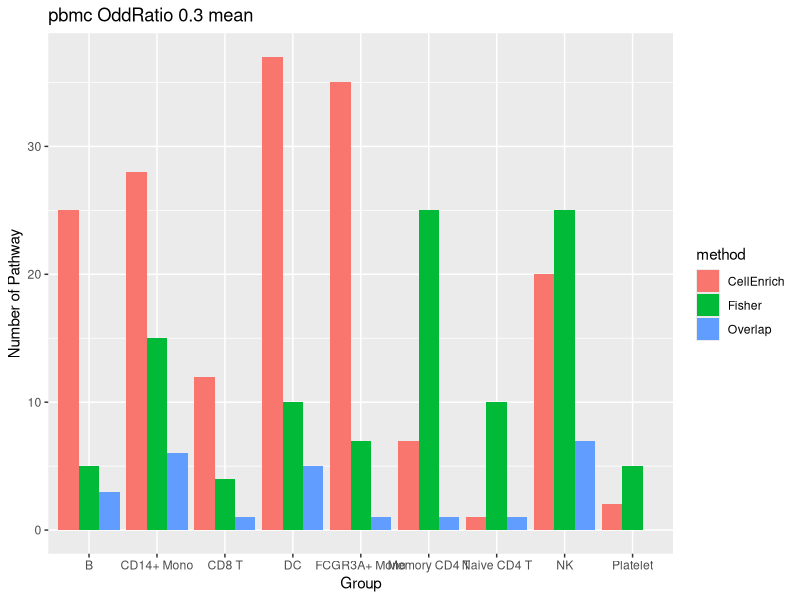
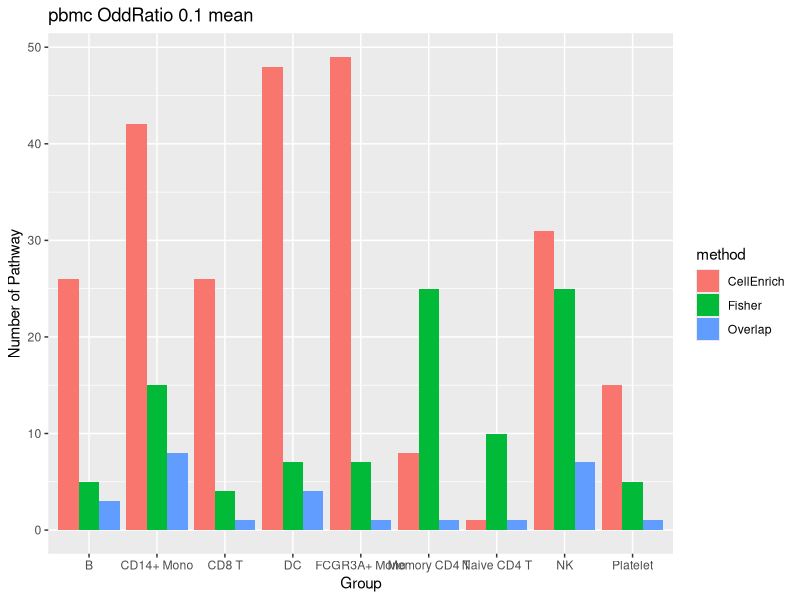
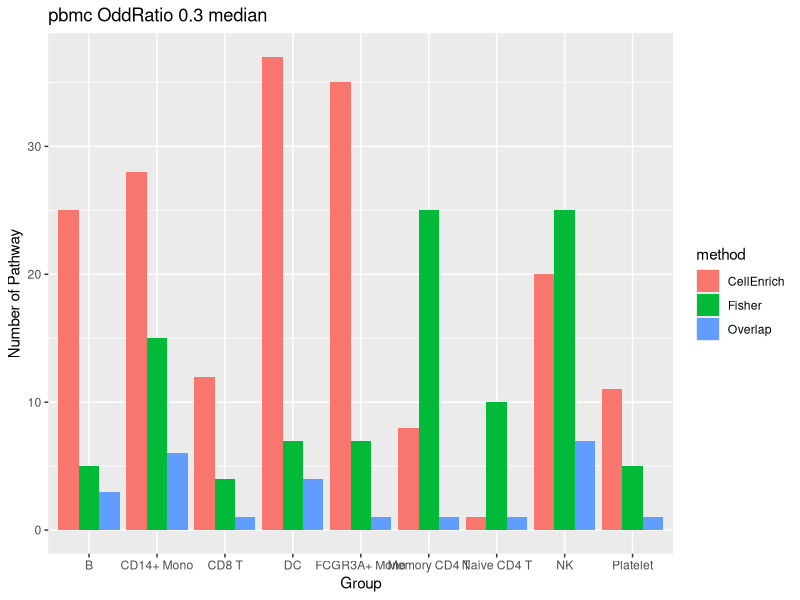
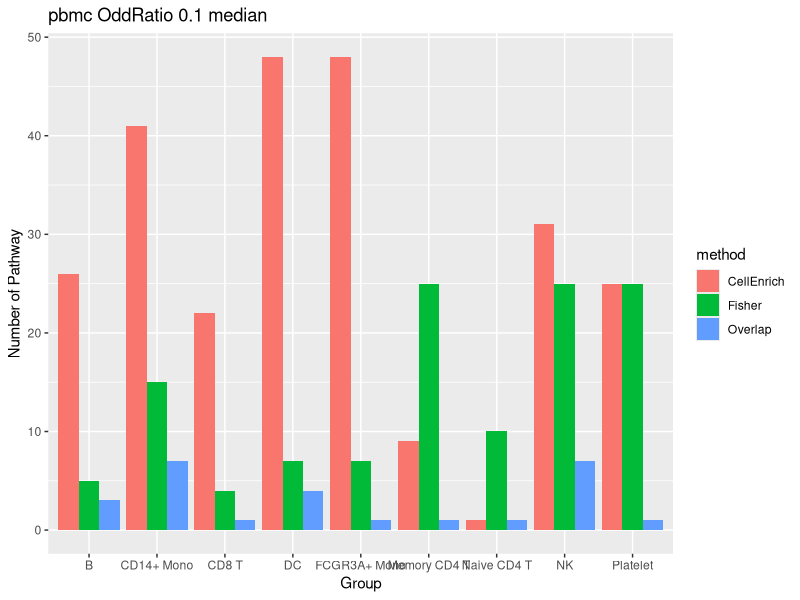

Reproduce these figures in R, in order. (Note: this script raises an error after producing the figures.)
library(ggplot2)
library(dplyr)

# hyper

getHyperPvalue <- function(genes, genesets) {
  A <- length(unique(unlist(genesets)))
  pv <- rep(0, length(genesets))

  for (i in 1:length(genesets)) {
    q <- length(intersect(genesets[[i]], genes))
    m <- length(genesets[[i]])
    n <- A - m
    k <- length(genes)
    pv[i] <- 1 - phyper(q - 1, m, n, k)
  }
  names(pv) <- names(genesets)

  res <- data.frame(name = names(pv), qv = p.adjust(pv, 'fdr'))
  if(nrow(res %>% filter(qv <= 0.05)) > 10){
    res <- res %>% filter(qv <= 0.05) %>% arrange(qv)
    write.table(res, file='tmp.csv', sep=',', append = FALSE, row.names = FALSE, col.names = FALSE)
    return()

  }
  else{
    res <- res %>% arrange(qv)
    write.table(res[1:10,], file='tmp.csv', sep = ',', append = FALSE, row.names = FALSE, col.names = FALSE)
  }

}

########################### pbmc

# B
genes <- c('TYROBP','S100A9','S100A8','CST3','LYZ',
           'FCER1G','FTL','TYMP','FTH1','HLA-DRA',
           'GSTP1','SAT1','CTSS','GPX1','CFD',
           'CD14','SERPINA1','CDA','VIM','APOBEC3A',
           'FOLR3','NCF1','RPL29','RPL10','CD99',
           'RPS24','RPS4Y1')
# CD14+MONO
genes <- c('CCL5','GZMA','IL32','CD3D','CTSW',
           'CD3E','RPS27A','HCST','LCK','PRF1',
           'B2M','HLA-C','CD8A','RPL21','HLA-A',
           'CCL4','CD7','GZMB','RPS3A','CD99',
           'RPS27','RPS12','NCR3','MATK','RPL13',
           'RPS25','RPS3','RPL3','RPL32','RPS2',
           'RPL14','RPL7','RPS24')

# CD8 T
genes <- c('FCGR3A','CD68','SPI1','CFD','FCER1G',
           'IFI30','SERPINA1','TYROBP','TYMP','CST3',
           'HLA-DPA1','CTSS','NPC2','SAT1','TIMP1',
           'HES4','CEBPB','FTH1','FTL','CDKN1C',
           'TMSB4X','RPS19','CD79B','ADA','B2M',
           'VIM','RPL21','RPL10','RPL14','RPS24',
           'RPL7','RPS4Y1')

# DC

genes <- c('GZMB','PRF1','GZMA','FCGR3A','CTSW',
           'CCL4','TYROBP','FCER1G','CD247','CD7',
           'XCL2','KLRD1','AKR1C3','CCL5','CD99',
           'RPS27A','RPS3A','RPS24')

# FCGR3A+ Mono

genes <- c('CD3D','RPS27A','RPS27','LTB','RPL9',
           'RPL21','RPS3A','IL32','LDHB','RPS25',
           'CD3E','RPL31','RPL3','RPL30','RPS12',
           'RPS3','RPS23','CD7','IL7R','RPLP2',
           'RPL32','RPL13','RPS18','LCK','RPL18A',
           'RPL11','CCR7','RPS14','RPS28','TMSB4X',
           'CD27','RPL10','CD3G','LEF1','SELL',
           'CD8B','FHIT','ACTN1','PFN2','NOG')

# Memory CD4 T

genes <- c('CD79A','HLA-DRB1','HLA-DQA1','HLA-DRA','HLA-DPB1',
           'HLA-DPA1','HLA-DQB1','CD79B','MS4A1','CD74',
           'LTB','TCL1A','CD37','CXCR4','FCER2',
           'RPS27A','RPL21','RPL9','RPS3A','RPL30',
           'BIRC3','RASGRP2')

# Naive CD4 T

genes <- c('IL32','LTB','CD3D','RPS27A','RPS27',
           'CD3E','LDHB','RPSA','RPL9','RPL21',
           'RPS25','RPS3A','IL7R','TMSB4X','RPS3',
           'CD2','RPL3','RPL31','RPL30','RPS12',
           'B2M','LCK','VIM','RPLP2','HLA-A',
           'RPL32','CD7','RPL13','RPL11','RPL10',
           'RPLP1','HLA-C','ACTB','CD3G','FTH1',
           'RPS4Y1')


# NK

genes <- c('HLA-DQA1','IFI30','HLA-DQA2','HLA-DQB1','HLA-DRB5',
           'FCER1A','CD33','SPI1','HLA-DMA','SERPINF1',
           'HLA-DMB','CTSH','PLD4','CD1C','ALDH2',
           'KLF4','FCER1G','CFP','TYROBP','CST3',
           'SAMHD1','HLA-DPA1','HLA-DPB1','PPP1R14A','HLA-DRA',
           'BLNK','CD74','CD72','VIM','RPL5',
           'RPL10','RPL7A','RPL22','RPS24')

# Platelet

genes <- c('GP9','GNG11','PF4','ITGA2B','PTCRA',
           'PPBP','CA2','CLU','SNCA','MYL9',
           'CD9','GP1BA','F13A1','TUBB1','RUFY1',
           'CCL5')


# compareplot

# cellenrich
# fisher
# intersect

# pbmc 0.3 mean

int <- data.frame(
  val = c(
    25, 5, 3,
    28, 15, 6,
    12, 4, 1,
    37, 10, 5,
    35, 7, 1,
    7, 25, 1,
    1, 10, 1,
    20, 25, 7,
    2, 5, 0
  ),
  method = rep(c('CellEnrich', 'Fisher','Overlap')),
  group = rep(c('B','CD14+ Mono','CD8 T','DC','FCGR3A+ Mono','Memory CD4 T','Naive CD4 T','NK','Platelet'), each = 3)
)

ggplot(int, aes(x = group, y= val, fill = method)) +
  geom_bar(stat = 'identity', position = 'dodge') +
  xlab('Group') +
  ylab('Number of Pathway') +
  ggtitle(label = 'pbmc OddRatio 0.3 mean')

# pbmc 0.1 mean

int <- data.frame(
  val = c(
    26, 5, 3,
    42, 15, 8,
    26, 4, 1,
    48, 7, 4,
    49, 7, 1,
    8, 25, 1,
    1, 10, 1,
    31, 25, 7,
    15, 5, 1
  ),
  method = rep(c('CellEnrich', 'Fisher','Overlap')),
  group = rep(c('B','CD14+ Mono','CD8 T','DC','FCGR3A+ Mono','Memory CD4 T','Naive CD4 T','NK','Platelet'), each = 3)
)

ggplot(int, aes(x = group, y= val, fill = method)) +
  geom_bar(stat = 'identity', position = 'dodge') +
  xlab('Group') +
  ylab('Number of Pathway') +
  ggtitle(label = 'pbmc OddRatio 0.1 mean')

# pbmc 0.3 median

int <- data.frame(
  val = c(
    25, 5, 3,
    28, 15, 6,
    12, 4, 1,
    37, 7, 4,
    35, 7, 1,
    8, 25, 1,
    1, 10, 1,
    20, 25, 7,
    11, 5, 1
  ),
  method = rep(c('CellEnrich', 'Fisher','Overlap')),
  group = rep(c('B','CD14+ Mono','CD8 T','DC','FCGR3A+ Mono','Memory CD4 T','Naive CD4 T','NK','Platelet'), each = 3)
)

ggplot(int, aes(x = group, y= val, fill = method)) +
  geom_bar(stat = 'identity', position = 'dodge') +
  xlab('Group') +
  ylab('Number of Pathway') +
  ggtitle(label = 'pbmc OddRatio 0.3 median')

# pbmc 0.1 median

int <- data.frame(
  val = c(
    26, 5, 3,
    41, 15, 7,
    22, 4, 1,
    48, 7, 4,
    48, 7, 1,
    9, 25, 1,
    1, 10, 1,
    31, 25, 7,
    25, 25, 1
  ),
  method = rep(c('CellEnrich', 'Fisher','Overlap')),
  group = rep(c('B','CD14+ Mono','CD8 T','DC','FCGR3A+ Mono','Memory CD4 T','Naive CD4 T','NK','Platelet'), each = 3)
)

ggplot(int, aes(x = group, y= val, fill = method)) +
  geom_bar(stat = 'identity', position = 'dodge') +
  xlab('Group') +
  ylab('Number of Pathway') +
  ggtitle(label = 'pbmc OddRatio 0.1 median')


# pancreas

# acinar
genes <- c('MRC2','PDGFRB','GNG11','COL18A1','ITGA11',
           'LTBP1','FMOD','COL12A1','SNAI2','SFRP2',
           'LAMA2','COL6A2','COL5A1','THBS2','COL5A3',
           'EDNRA','ZEB2','LUM','COL4A1','TPM2',
           'VCAN','FBN1','COL5A2','COL4A2','COL15A1',
           'ANTXR1','VIM','COL3A1','COL6A3','COL6A1',
           'COL1A2','FN1','CREB3L1','UNC5B','LAMB1',
           'COL1A1','CALD1','MSN','PSAT1')

# activated_stellate
genes <- c('ELOVL2','COL22A1','NPY1R','BHMT','BMP4',
           'MYO1A','PDE2A','CALCR','CALY','VTN',
           'AKR1C4','COL2A1','GHRL','ASGR1','OPRK1',
           'FGF14','HMGCS2','HRH2','SUCNR1','NKX2-2',
           'UGT2B4','L1CAM','GLDC','F10','CPLX2',
           'DEFB1','APOH','ADRB1','PPP2R2B','KIF5C',
           'SNAP25','HNF4A','CALD1','ENPP2','CDKN2A',
           'FOXA2','SERPINA1','RASD1','ANK3','ACSL1',
           'CLDN7','PAPSS2','SOX4')
# alpha
genes <- c('GCG','PPP1R1A','TTR','CPE','GNG4',
           'MAFB','PAX6','PTPRN','NEUROD1','CNTN1',
           'ENPP2','ISL1','KCNMB2','PDE3B','PTPRN2',
           'GRIA3','PGR','F10','SSTR2','FEV',
           'ALDH1A1','MYO10','SH3GL2','PLCE1','CAMK2B',
           'CD99L2','FABP5','GLS','SSX2IP','DPP4',
           'PAPSS2','SDC2','TUSC3','LDHA','PFN2',
           'VIM','CLU','LAPTM4B','CKB','FOXA2',
           'CLDN7')

# beta

genes <- c('HHEX','GAD2','ISL1','NEUROD1','SST',
           'PARVB','PTPRN','RFX6','CAMK2B','ABCC8',
           'SNAP25','CASR','UCHL1','KCNJ8','LEPR',
           'CPE','GABRB3','SSTR1','CADM1','GHSR',
           'HADH','EDN3','UNC5B','PPP1R1A','MAFB',
           'CD9','PDX1','TJP2','PCLO','BAMBI',
           'SEC11C','BHLHE41','SCD5','RGS2','SERPINA1',
           'SLC38A1','AQP3','CALD1','PFN2','FOXA2',
           'MARCKS')

# delta

genes <- c('ABCC8','INS','UCHL1','ADCYAP1','GAD2',
           'HADH','MAFA','PDX1','IAPP','PAX6',
           'PTPRN','NEUROD1','G6PC2','CASR','MAFB',
           'ATP2A3','GNG4','SCD5','CPE','KIF5C',
           'SH3GL2','PPP1R1A','PFKFB2','RASD1','ROBO2',
           'GSN','RASGRF1','PFN2','VEGFA','SIPA1L2',
           'ALCAM','RRAGD','FOXA2','CLDN7')

# ductal

genes <- c('CFTR','KRT19','SDC4','SERPING1','ZFP36L1',
           'CLDN1','SLC4A4','DEFB1','LITAF','SOX4',
           'CD9','CFB','COL18A1','SPP1','CAV2',
           'SERPINA5','CTSH','CD24','LCN2','MMP7',
           'AQP1','ALDH1A3','BACE2','VTCN1','CD44',
           'KRT18','CXADR','DAB2','ENAH','TMSB4X',
           'CLDN4','ANXA2','LAMC1','ADCY5','JUP',
           'CLDN7','VAMP8','CDH1','ATP1B1','PERP'
           )

# endothelial
genes <- c('KDR','ERG','S1PR1','GNG11','CDH5',
           'ITGA5','MEF2C','RHOJ','CLEC2B','ESAM',
           'SNAI1','RAMP2','ACVRL1','DLL4','A2M',
           'CXCR4','PDE2A','COL4A1','PODXL','ARHGDIB',
           'SHANK3','CALCRL','COL4A2','PTPRB','RAPGEF4',
           'FLT1','VIM','EFNA1','ID3','MSN',
           'WWTR1','PLXNA2')
# epsilon
genes <- c('ITGB3','GLI2','EDNRB','PDGFRB','SNAI1',
           'GYPC','FABP4','CAV1','TRPV2','IFI16',
           'EDNRA','A2M','MRC2','HEYL','TBX3',
           'ENPEP','BST2','COLEC11','CD4','ITGA4',
           'COL6A2','ZEB2','AVPR1A','COL5A1','LAMA4',
           'WNT5A','COL4A1','ESAM','NOTCH2','COL5A2',
           'ARHGDIB','TRPC6','COL4A2','COX4I2','COL15A1',
           'ITGA1','SLC6A12','SLIT3','VIM','COL3A1',
           'COL1A2','CALD1','CA2','COL1A1','CHSY1',
           'COX7A1','UNC5B','ADCY4','SDC2')

# gamma

genes <- c('GSTA1','GSTA2','ANPEP','IL32','PRSS3',
           'CTRB2','CPA2','AKR1C3','CTRB1','KLK1',
           'PRSS1','BCAT1','PLA2G1B','GATM','CPA1',
           'CPB1','CEL','SDC4','PNLIP','MGST1',
           'LDHB','CD24','GDF15','CD44','KRT18',
           'CLDN4','CLDN7','RAB11FIP1')

# macrophage
genes <- c('PTGS1','BTK','HPGDS','KIT','CPA3',
           'NCF4','LCP2','RUNX3','BATF','CSF2RB',
           'LAPTM5','TPSB2','GRAP2','PRKCB','TPSAB1',
           'ALOX5AP','RAB27B','HCLS1','ARHGDIB','PTPRC',
           'SLC45A3','CD37','IL4R','RAC2','ABCC4',
           'VIM','SLC18A2','GMPR')

# mast
genes <- c('ITGB2','C1QC','RUNX3','CD86','CCR1',
           'HCK','C1QB','LCP2','PIK3R5','BCL2A1',
           'C1QA','CSF1R','FPR3','DOCK2','LAPTM5',
           'VSIG4','TYROBP','HCLS1','FCGR2A','PTPRC','ACP5','SDS','SIRPA','ALOX5AP','HLA-DRA','TNFRSF1B','WIPF1','VIM','CD74','LITAF')
# quiescent_stellate
genes <- c('WNT16','PTPRZ1','EDNRB','UCN2','GNG11',
           'ITGB3','IFI16','SOX2','HEPH','ZEB2',
           'NGFR','PLA2G4A','SLIT2','COL9A3','A2M',
           'MEF2C','MMP14','NLGN4X','ABCB4','RUNX2',
           'NRXN3','CRYAB','NRXN1','COL4A2','ASPA',
           'SEMA3C','TIMP3','ITGA6','TUBB6','WIPF1',
           'LPCAT2','BVES','PLAUR','AP1S2','WWTR1',
           'VIM','PPP2R2B','CALD1','ITGB8','CD9',
           'ETS1','ITPK1','DAG1','MPDZ')

# schwann
genes <- c('ISL1','CXXC4','GAD2','KCNMB2','PPY',
           'NEUROD1','ABCC8','PAX6','ETV1','CNTN1',
           'PGR','PTPRN','CAMK2B','TSPAN7','GRIA3',
           'UCHL1','TTR','GNG4','CARD11','FEV',
           'CPE','AMOTL1','ID4','NPNT','ENTPD2',
           'PCLO','S100A10','SEMA3E','SLC6A4','CHRM3',
           'INPP5F','PRKACB','ID2','PTPRN2','ABCB1',
           'TUBB2A','SLC40A1','GCNT3','AQP3','ALDH1A1',
           'TUSC3','FGFR1','BHLHE41','CLU','RAP1GAP',
           'FOXA2','MARCKS')

getHyperPvalue(genes, genesets)

# compareplot

# cellenrich
# fisher
# intersect

# pancreas 0.3 mean
int <- data.frame(
  val = c(
    46, 10, 0,
    76, 1, 0,
    25, 4, 0,
    17, 3, 1,
    21, 5, 0,
    70, 6, 1,
    59, 3, 1,
    30, 11, 0,
    52, 10, 0,
    69, 1, 1,
    26, 10, 3,
    78, 8, 2,
    52, 7, 0
  ),
  method = rep(c('CellEnrich','Fisher','Overlap')),
  group = rep(c('acinar', 'activated_stellate', 'alpha', 'beta', 'delta', 'ductal', 'endothelial', 'epsilon', 'gamma', 'macrophage', 'mast', 'quiescent_stellate','schwann'),each = 3)
)

ggplot(int, aes(x = group, y= val, fill = method)) +
  geom_bar(stat = 'identity', position = 'dodge') +
  xlab('Group') +
  ylab('Number of Pathway') +
  ggtitle(label = 'pancreas OddRatio 0.3 mean')


# pancreas 0.3 median

int <- data.frame(
  val = c(
   61, 10, 2,
   92, 1, 0,
   30, 4, 1,
   27, 3, 1,
   4, 5,0,
   66, 6, 0,
   79, 3, 2,
   35, 11, 0,
   40, 10, 0,
   89, 1, 1,
   29, 10, 2,
   90, 8, 2,
   67, 7, 0
  ),
  method = rep(c('CellEnrich','Fisher','Overlap')),
  group = rep(c('acinar', 'activated_stellate', 'alpha', 'beta', 'delta', 'ductal', 'endothelial', 'epsilon', 'gamma', 'macrophage', 'mast', 'quiescent_stellate','schwann'),each = 3)
)

ggplot(int, aes(x = group, y= val, fill = method)) +
  geom_bar(stat = 'identity', position = 'dodge') +
  xlab('Group') +
  ylab('Number of Pathway') +
  ggtitle(label = 'pancreas OddRatio 0.3 median')


hsa <- keggList('hsa')

hsa <- keggLink('pathway', 'hsa')
hsa <- unname(hsa)
hsa <- sort(unique(hsa))
hsa <- sapply(hsa, function(i){gsub('path:','',i)})
hsa <- unname(hsa)

genesets <- list()
for(i in 1:length(hsa)){
  res <- keggGet(hsa[i])[[1]]
  genes <- unname(sapply(res$GENE[grep(';', res$GENE)], function(i){strsplit(i, '; ')[[1]][1]}))
  genesets[[i]] <- genes
  names(genesets)[i] <- gsub(' - Homo sapiens (human)', '', res$NAME)
}

names(genesets) <- unname(sapply(names(genesets), function(i){strsplit(i, ' - ')[[1]][1]}))
grep('Amoe',names(genesets))



